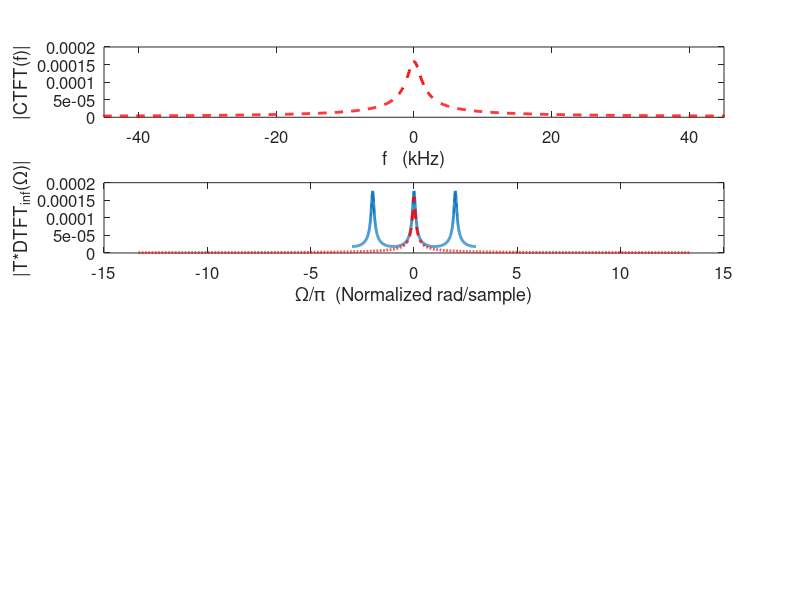

MATLAB code for this plot: (Note: this script raises an error after producing the figure.)
function DFT_Relations(Fs,N,N_zp)
%%% A routine showing CTFT, DTFT_inf, DTFT_N, and DFT Relations
%
% Inputs:  Fs = sampling rate in Hz
%          N = number of collected samples
%          N_zp = DFT size after zero-padding
%  
%  Output:  Plots of CTFT, DTFT_inf, DTFT_N, and DFT



%%% Set parameters if user doesn't specify them
if nargin==0
    Fs=30e3;
    N=8;
    N_zp=8;
    %%% these values show significant amounts of all three error types:
            %  Aliasing Error (see 2nd plot from top)... Increase Fs to reduce
            %  Leakage Error (see 3rd plot from top)... Increase N to reduce
            %  Grid Error:  (see bottom plot)... Increase N_zp (and/or N) to reduce 
end

%%%% Compute the Theoretical CTFT
b=2*pi*1000;
f=-200000:100:200000;
CTFT=1./(j*2*pi*f + b);   %%% from table for x(t) = exp(-bt)u(t)
subplot(4,1,1)
h=plot(f/1e3,abs(CTFT),'r--');
set(h,'linewidth',2);
set(gca,'fontsize',12);
xlabel('f   (kHz)')
ylabel('|CTFT(f)|')
axis_vals=axis;
axis_vals(1:2)=[-3 3]*(Fs/2)/1000;
axis(axis_vals);

%%%%  Compute the Theoretical DTFT_inf
T=1/Fs;   
a=exp(-b*T);   %%% computes exponential decay rate of sampled signal
omega=-3*pi:0.01:3*pi;
DTFT_inf=1./(1 - a*exp(-j*omega));   %%% from table for x[n] = a^n u[n]
subplot(4,1,2)
h=plot(omega/pi,abs(T*DTFT_inf));
set(h,'linewidth',2);
set(gca,'fontsize',12);
xlabel('\Omega/\pi  (Normalized rad/sample)')
ylabel('|T*DTFT_{inf}(\Omega)|')
hold on
h=plot(f/(Fs/2),abs(CTFT),'r--');
set(h,'linewidth',2);
axis_x([-3 3])
hold off

%%%%  Compute the Theoretical DTFT_N
DTFT_N=(1-(a*exp(-j*omega)).^N)./(1 - a*exp(-j*omega));    
subplot(4,1,3)
h=plot(omega/pi,abs(T*DTFT_inf));
set(h,'linewidth',2);
set(gca,'fontsize',12);
hold on
h=plot(omega/pi,abs(T*DTFT_N),'m');
set(h,'linewidth',2);
hold off
xlabel('\Omega/\pi  (Normalized rad/sample)')
ylabel('|T*DTFT_{N}(\Omega)|')


%%%% Now do the DFT processing that could be done in practice on the N samples
n=0:(N-1);
nT=n*T;
x_N=exp(-b*nT);
%% Next command: 
   %% fft computes fft with zero-padding to N_zp
   %% fftshift moves the points for [pi,2*pi) down to [-pi, 0) so we cover [-pi,pi)
DFT_N=fftshift(fft(x_N,N_zp));   
%% now compute the frequencies where DFT points are
omega_k= ((-N_zp/2):((N_zp/2)-1))*pi/(N_zp/2);  
subplot(4,1,4)
h=plot(omega/pi,abs(T*DTFT_N),'m');
set(h,'linewidth',2);
set(gca,'fontsize',12);
hold on
h=plot(omega_k/pi,abs(T*DFT_N),'bo');
set(h,'linewidth',2);
hold off
xlabel('\Omega/\pi  (Normalized rad/sample)')
ylabel('|T*DFT_{N}(\Omega)|')
